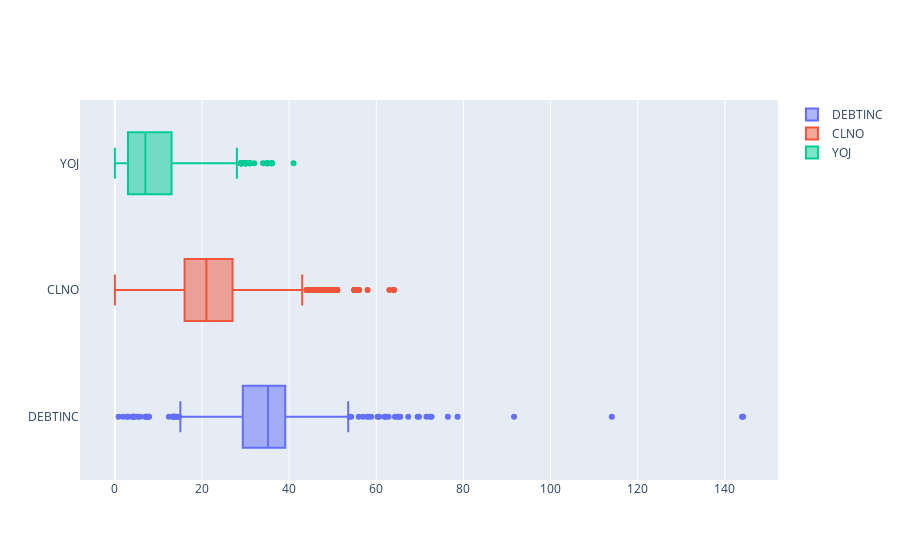

This figure's notebook cell:
### Code cell
# Data exploration: Boxplots (seperated by value ranges)
fig = go.Figure()

for col in ['DEBTINC', 'CLNO', 'YOJ']:
    fig.add_trace(go.Box(x=hmeq[col], name=col))
fig.show()

### Figure 1 — Plotly figure (JSON) as saved in the notebook; plotly's stock layout.template omitted (floating-point values rounded to 4 significant figures; data arrays with more than 128 entries replaced by an {"elided": "..."} marker saying what was removed)
{"data": [{"name": "DEBTINC", "type": "box", "x": {"elided": "3364 float values"}}, {"name": "CLNO", "type": "box", "x": {"elided": "3364 int values"}}, {"name": "YOJ", "type": "box", "x": {"elided": "3364 int values"}}], "layout": {}}
